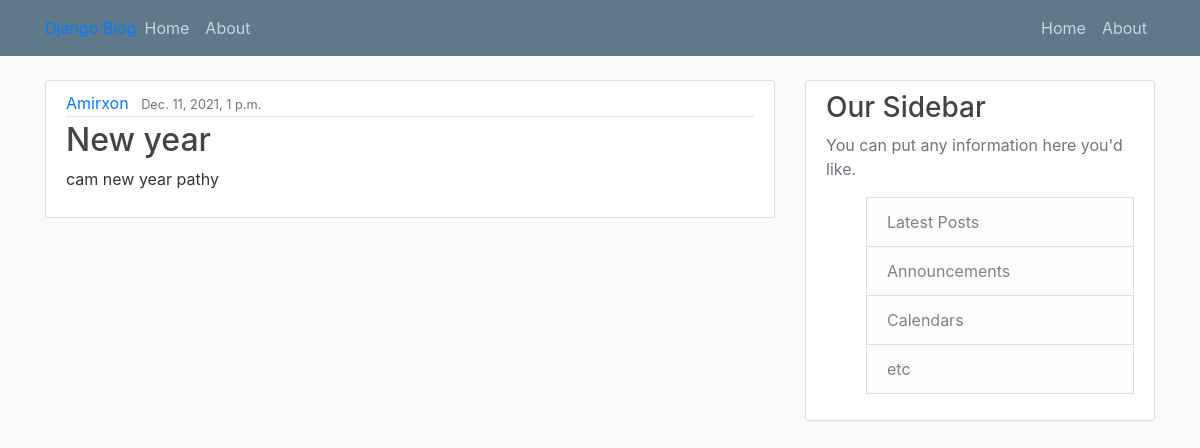
The app's page /, older data.
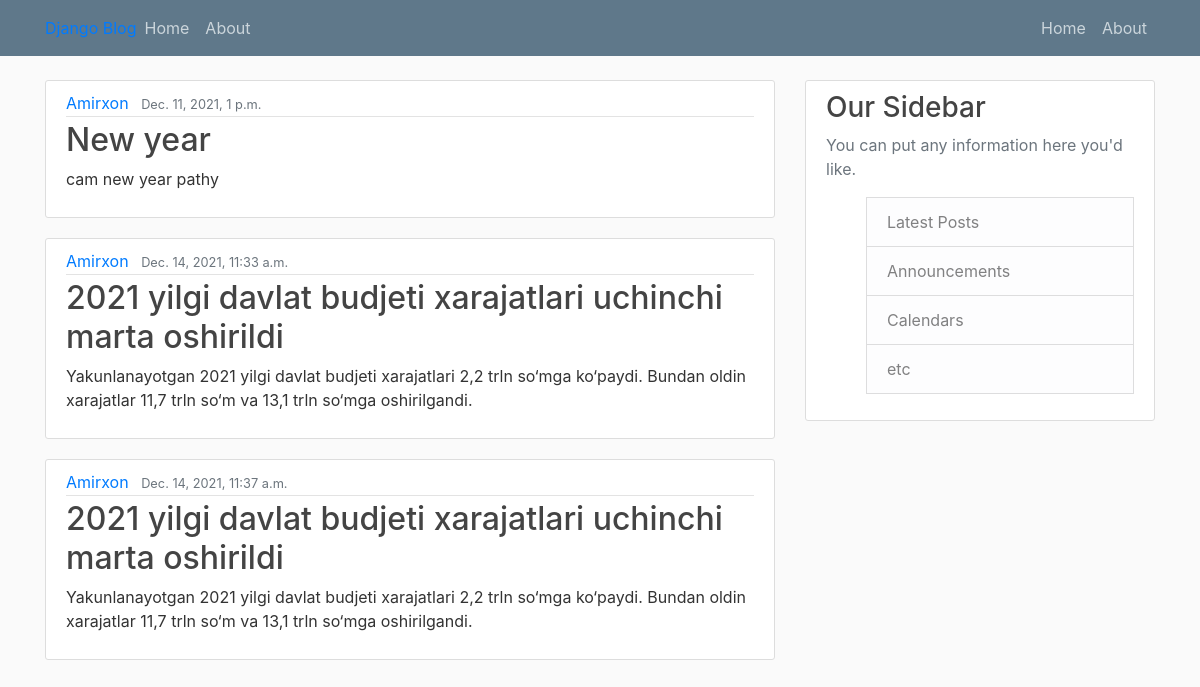
The same page, newer data.
### blog/models.py (models this page shows, shortened)
class Post(models.Model):
    title =models.CharField(max_length=100)
    content=models.TextField()
    date_posted = models.DateTimeField(default=timezone.now)
    author = models.ForeignKey(User,on_delete=models.CASCADE)

### blog/views.py (the view)
# urls.py: path('',views.home, name='blog-home'),
def home(request):
    context = {'posts':Post.objects.all()}
    return render(request, 'blog/home.html', context)

### blog/templates/blog/home.html
{% extends "blog/base.html" %}
{% block content %}
    {% for post in posts %}
<article class="media content-section">
    <div class="media-body">
        <div class="article-metadata">
            <a class="mr-2" href="#">{{ post.author }}</a>
            <small class="text-muted">{{ post.date_posted }}</small>
        </div>
        <h2><a class="article-title" href="#">{{ post.title }}</a></h2>
        <p class="article-content">{{ post.content }}</p>
    </div>
</article>
    {% endfor %}
{% endblock content %}

Row changes from the older to the newer data that the page shows:
added Post: author "Amirxon", date_posted "Dec. 14, 2021, 11:33 a.m.", title "2021 yilgi davlat budjeti xarajatlari uchinchi marta oshirildi", content "Yakunlanayotgan 2021 yilgi davlat budjeti xarajatlari 2,2 trln so‘mga ko‘paydi. Bundan oldin xarajatlar 11,7 trln so‘m va 13,1 trln so‘mga oshirilgandi."
added Post: author "Amirxon", date_posted "Dec. 14, 2021, 11:37 a.m.", title "2021 yilgi davlat budjeti xarajatlari uchinchi marta oshirildi", content "Yakunlanayotgan 2021 yilgi davlat budjeti xarajatlari 2,2 trln so‘mga ko‘paydi. Bundan oldin xarajatlar 11,7 trln so‘m va 13,1 trln so‘mga oshirilgandi."
